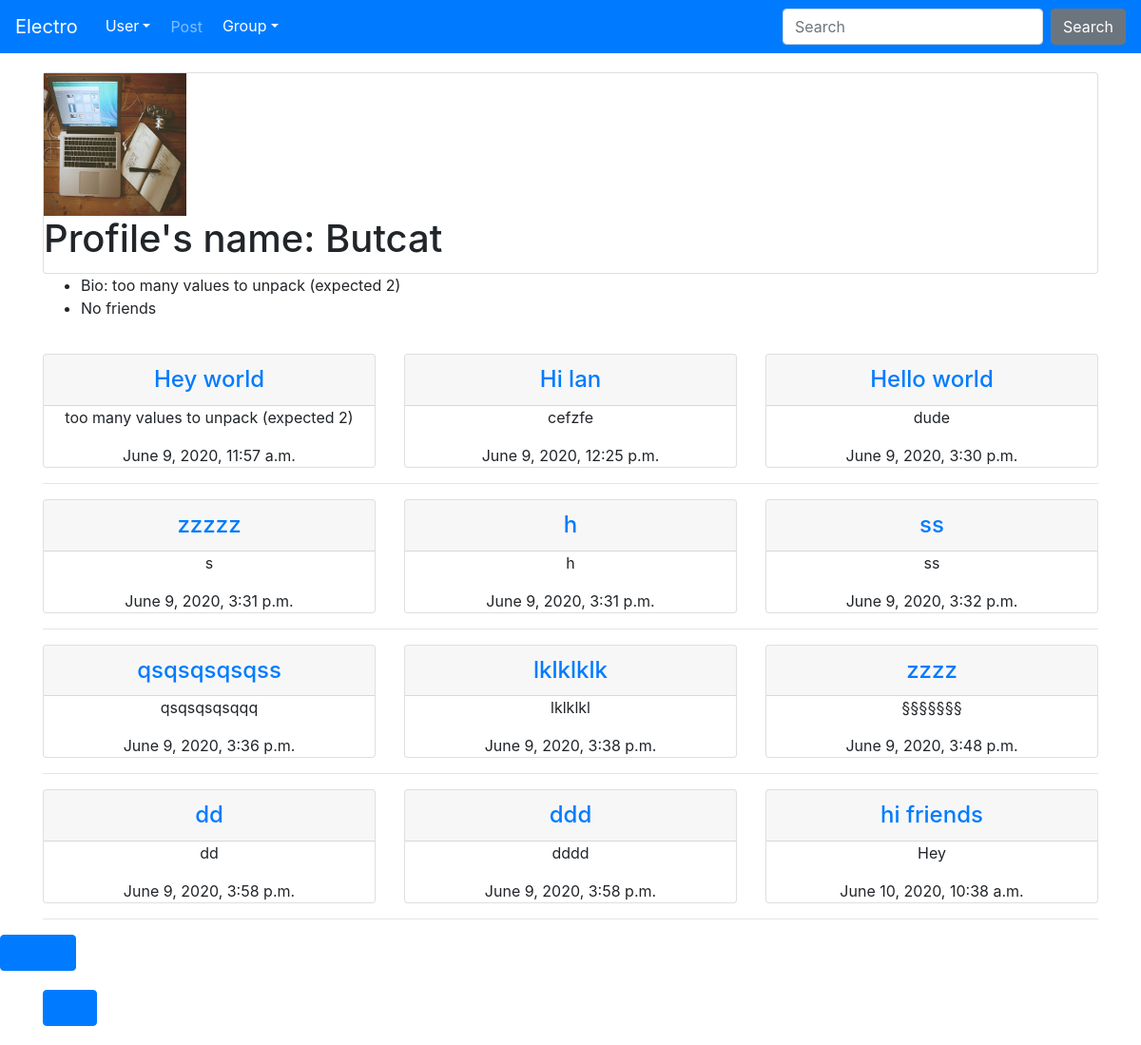
The app's page /electro/user/1/ (signed in) with its own data.
### electro_social/models.py (models this page shows, shortened)
class UserInfo(models.Model):
    user = models.OneToOneField(settings.AUTH_USER_MODEL,
    on_delete=models.CASCADE)
    profile_picture = models.ImageField(upload_to='img', blank=True)
    description = models.TextField(blank=True)
    friends = models.ManyToManyField('UserInfo', blank=True)
    class Meta():
        ordering = ['user']

### posts/models.py (models this page shows, shortened)
class Post(models.Model):
    title = models.CharField(max_length=40)
    content = models.TextField()
    date_post = models.DateTimeField('date published',auto_now_add=True)
    user = models.ForeignKey(settings.AUTH_USER_MODEL,
    on_delete=models.CASCADE)
    like = models.ManyToManyField(User, related_name='likes',
    blank=True)
    group = models.ForeignKey(Group, on_delete=models.CASCADE,
    blank=True, null=True)
    class Meta:
        ordering = ['date_post']

### electro_social/views.py (the view)
# urls.py: path('user/<int:pk>/', views.DetailUserProfile.as_view(), name='detail'),
class DetailUserProfile(DetailView):
    template_name = 'users/user_detail.html'
    model = UserInfo
    def get_object(self):
        return UserInfo.objects.filter(user=self.kwargs['pk'])
    def get_context_data(self, **kwargs):
        context = super(DetailUserProfile, self).get_context_data(**kwargs)
        context['infos'] = self.get_object()
        context['posts'] = Post.objects.all().filter(user=self.kwargs['pk'])
        context['post_numbers'] = Post.objects.filter(user=self.kwargs['pk']).count()
        context['groups'] = Group.objects.filter(members=self.kwargs['pk'])
        context['friends'] = FriendRequest.objects.all()
        return context

### electro_social/templates/users/user_detail.html (shortened to what this page needs)
{% extends 'base.html' %}
{% load static %}
{% block page_content %}
{% if user.is_authenticated %}
<div class="padding">
	<div class="container">
		<div class="card">
			{% for info in infos %}
			{% if info.profile_picture %}
			<img class="card-image-top" src="{{ info.profile_picture.url }}" id="profile-picture">
			{% endif %}
			<h1 class="card-title"> Profile's name: {{ info.user }} </h1>
		</div>
		<ul>
			<li class="card-text">Bio: {{ info.description }}</li>
			{% if not info.friends %}
			<li class="card-text">Friends: {{ info.friends.count }}</li>
			{% else %}
			<li>No friends</li>
			{% endif %}
			{% endfor %}
		</ul>
	</div>
</div>
<div class="container">
          {%  for post in posts  %}
              {% if forloop.counter0|divisibleby:3 %} <div class="row text-center"> {%  endif %}
                <div class="col-md-4">
                    <div class="card">
                        <div class="card-content">
													<h4 class="card-header"><a href="{% url 'posts:detail' post.pk %}">{{ post.title }}</a></h4>
													<p class="card-text">{{ post.content }}</p>
													<p class="card-text">{{ post.date_post }}</p>
                        </div>
                    </div>
                </div>
          {%  if forloop.counter|divisibleby:3 or forloop.last %}</div><hr>{%  endif %}
          {%  endfor %}
        </div>
			<div class="btn btn-primary">
			<a href="{% url 'electro:accept' user.id %}">Accept</a>
			</div>
				<div class="padding">
				  <div class="container">
						<div class="btn btn-primary">
						<a href="{% url 'electro:add' user.id %}">Add</a>
					</div>
    </div>
</div>
{% endif %}
{% endblock %}

### electro_social/static/css/style_electro.css (style rules this page uses)
body { height: 100%; width: 100%; }
.padding { padding: 20px 0; }
#profile-picture { width: 150px; height: 150px; }

### records on screen
UserInfo: profile_picture (picture), user "Butcat", description "too many values to unpack (expected 2)", shows "No friends"
Post: title "Hey world", content "too many values to unpack (expected 2)", date_post "June 9, 2020, 11:57 a.m."
Post: title "Hi lan", content "cefzfe", date_post "June 9, 2020, 12:25 p.m."
Post: title "Hello world", content "dude", date_post "June 9, 2020, 3:30 p.m."
Post: title "zzzzz", content "s", date_post "June 9, 2020, 3:31 p.m."
Post: title "h", content "h", date_post "June 9, 2020, 3:31 p.m."
Post: title "ss", content "ss", date_post "June 9, 2020, 3:32 p.m."
Post: title "qsqsqsqsqss", content "qsqsqsqsqqq", date_post "June 9, 2020, 3:36 p.m."
Post: title "lklklklk", content "lklklkl", date_post "June 9, 2020, 3:38 p.m."
Post: title "zzzz", content "§§§§§§§", date_post "June 9, 2020, 3:48 p.m."
Post: title "dd", content "dd", date_post "June 9, 2020, 3:58 p.m."
Post: title "ddd", content "dddd", date_post "June 9, 2020, 3:58 p.m."
Post: title "hi friends", content "Hey", date_post "June 10, 2020, 10:38 a.m."
